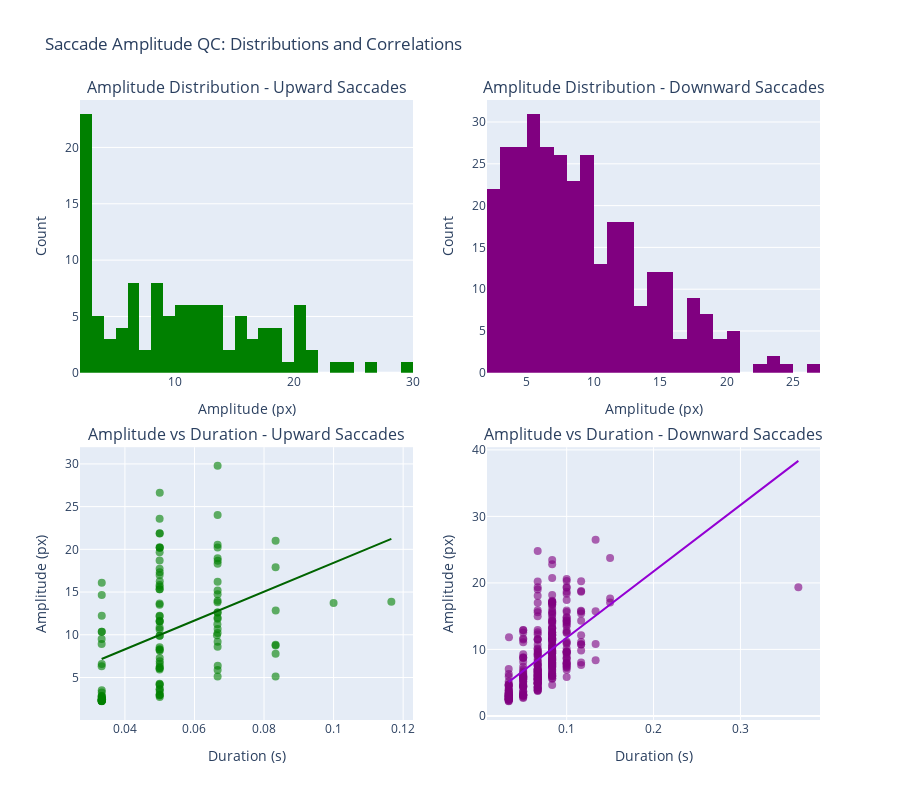

Notebook cell for this chart:
### Code cell
# SACCADE AMPLITUDE QC VISUALIZATION
#-------------------------------------------------------------------------------
# 1. Distribution of saccade amplitudes
# 2. Correlation between saccade amplitude and duration

from plotly.subplots import make_subplots

fig_qc = make_subplots(
    rows=2, cols=2,
    subplot_titles=(
        'Amplitude Distribution - Upward Saccades', 
        'Amplitude Distribution - Downward Saccades',
        'Amplitude vs Duration - Upward Saccades',
        'Amplitude vs Duration - Downward Saccades'
    ),
    vertical_spacing=0.12,
    horizontal_spacing=0.1
)

# 1. Amplitude distributions
if len(upward_saccades_df) > 0:
    # Histogram for upward saccades
    fig_qc.add_trace(
        go.Histogram(
            x=upward_saccades_df['amplitude'],
            nbinsx=30,
            name='Upward',
            marker_color='green',
            showlegend=False
        ),
        row=1, col=1
    )
    
    # Scatter plot for upward saccades
    fig_qc.add_trace(
        go.Scatter(
            x=upward_saccades_df['duration'],
            y=upward_saccades_df['amplitude'],
            mode='markers',
            name='Upward',
            marker=dict(color='green', size=8, opacity=0.6),
            showlegend=False
        ),
        row=2, col=1
    )
    
    # Add correlation line for upward saccades
    corr_up = upward_saccades_df[['amplitude', 'duration']].corr().iloc[0, 1]
    z_up = np.polyfit(upward_saccades_df['duration'], upward_saccades_df['amplitude'], 1)
    p_up = np.poly1d(z_up)
    fig_qc.add_trace(
        go.Scatter(
            x=upward_saccades_df['duration'],
            y=p_up(upward_saccades_df['duration']),
            mode='lines',
            name=f'R={corr_up:.2f}',
            line=dict(color='darkgreen', width=2),
            showlegend=False
        ),
        row=2, col=1
    )

if len(downward_saccades_df) > 0:
    # Histogram for downward saccades
    fig_qc.add_trace(
        go.Histogram(
            x=downward_saccades_df['amplitude'],
            nbinsx=30,
            name='Downward',
            marker_color='purple',
            showlegend=False
        ),
        row=1, col=2
    )
    
    # Scatter plot for downward saccades
    fig_qc.add_trace(
        go.Scatter(
            x=downward_saccades_df['duration'],
            y=downward_saccades_df['amplitude'],
            mode='markers',
            name='Downward',
            marker=dict(color='purple', size=8, opacity=0.6),
            showlegend=False
        ),
        row=2, col=2
    )
    
    # Add correlation line for downward saccades
    corr_down = downward_saccades_df[['amplitude', 'duration']].corr().iloc[0, 1]
    z_down = np.polyfit(downward_saccades_df['duration'], downward_saccades_df['amplitude'], 1)
    p_down = np.poly1d(z_down)
    fig_qc.add_trace(
        go.Scatter(
            x=downward_saccades_df['duration'],
            y=p_down(downward_saccades_df['duration']),
            mode='lines',
            name=f'R={corr_down:.2f}',
            line=dict(color='darkviolet', width=2),
            showlegend=False
        ),
        row=2, col=2
    )

# Update layout
fig_qc.update_layout(
    title_text='Saccade Amplitude QC: Distributions and Correlations',
    height=800,
    showlegend=False
)

# Update axes labels
fig_qc.update_xaxes(title_text="Amplitude (px)", row=1, col=1)
fig_qc.update_xaxes(title_text="Amplitude (px)", row=1, col=2)
fig_qc.update_xaxes(title_text="Duration (s)", row=2, col=1)
fig_qc.update_xaxes(title_text="Duration (s)", row=2, col=2)
fig_qc.update_yaxes(title_text="Count", row=1, col=1)
fig_qc.update_yaxes(title_text="Count", row=1, col=2)
fig_qc.update_yaxes(title_text="Amplitude (px)", row=2, col=1)
fig_qc.update_yaxes(title_text="Amplitude (px)", row=2, col=2)

fig_qc.show()

# Print correlation statistics
print("\n=== SACCADE AMPLITUDE-DURATION CORRELATION ===\n")
if len(upward_saccades) > 0:
    print(f"Upward saccades (n={len(upward_saccades)}):")
    print(f"  Correlation (amplitude vs duration): {corr_up:.3f}")
    print(f"  Mean amplitude: {upward_saccades_df['amplitude'].mean():.2f} px")
    print(f"  Mean duration: {upward_saccades_df['duration'].mean():.3f} s")
    print(f"  Amp range: {upward_saccades_df['amplitude'].min():.2f} - {upward_saccades_df['amplitude'].max():.2f} px")

if len(downward_saccades) > 0:
    print(f"\nDownward saccades (n={len(downward_saccades)}):")
    print(f"  Correlation (amplitude vs duration): {corr_down:.3f}")
    print(f"  Mean amplitude: {downward_saccades_df['amplitude'].mean():.2f} px")
    print(f"  Mean duration: {downward_saccades_df['duration'].mean():.3f} s")
    print(f"  Amp range: {downward_saccades_df['amplitude'].min():.2f} - {downward_saccades_df['amplitude'].max():.2f} px")

### Figure 1 — Plotly figure (JSON) as saved in the notebook; plotly's stock layout.template omitted (floating-point values rounded to 4 significant figures; data arrays with more than 128 entries replaced by an {"elided": "..."} marker saying what was removed)
{"data": [{"marker": {"color": "green"}, "name": "Upward", "nbinsx": 30, "showlegend": false, "type": "histogram", "x": [2.241, 6.081, 16.22, 17.89, 2.421, 5.11, 3.328, 4.108, 2.618, 5.923, 3.243, 2.756, 9.894, 13.51, 15.63, 11.54, 11.98, 12.22, 11.23, 26.62, 2.361, 8.595, 20.19, 2.271, 14.66, 17.31, 16.09, 15.18, 29.77, 11.88, 10.86, 8.844, 8.13, 16.27, 9.176, 14.74, 15.83, 17.01, 24.01, 18.68, 13.66, 15.32, 12.85, 6.32, 20.53, 4.219, 4.273, 2.205, 3.63, 2.838, 20.26, 20.21, 2.238, 23.58, 17.72, 10.34, 6.277, 2.988, 12.23, 20.17, 3.515, 13.87, 5.863, 11.63, 18.95, 2.273, 9.493, 2.888, 2.245, 2.986, 19.66, 6.898, 10.2, 11.59, 12.6, 2.358, 3.632, 13.72, 21.86, 2.495, 20.99, 8.529, 18.65, 6.581, 8.259, 2.44, 13.8, 7.783, 5.108, 6.386, 8.303, 8.734, 7.293, 10.67, 2.724, 8.921, 9.938, 18.32, 2.445, 12.16, 2.827, 6.609, 2.626, 12.62, 6.11, 2.446, 13.99, 10.62, 10.35, 2.275, 21.87, 9.887, 15.32], "xaxis": "x", "yaxis": "y"}, {"marker": {"color": "green", "opacity": 0.6, "size": 8}, "mode": "markers", "name": "Upward", "showlegend": false, "type": "scatter", "x": [0.03334, 0.04998, 0.06666, 0.08333, 0.03334, 0.06666, 0.05002, 0.05002, 0.03334, 0.04998, 0.03334, 0.03334, 0.05002, 0.04998, 0.04998, 0.04998, 0.06666, 0.04998, 0.06659, 0.05002, 0.03334, 0.06666, 0.05002, 0.03334, 0.03334, 0.05002, 0.03334, 0.06666, 0.06666, 0.06666, 0.04998, 0.08333, 0.05002, 0.05002, 0.06666, 0.06666, 0.04998, 0.04998, 0.06666, 0.04998, 0.04998, 0.04998, 0.08336, 0.03331, 0.06666, 0.04998, 0.04998, 0.03334, 0.05002, 0.03331, 0.04998, 0.06666, 0.03331, 0.04998, 0.04998, 0.03334, 0.05002, 0.05002, 0.03334, 0.05002, 0.03334, 0.1166, 0.06666, 0.04998, 0.06666, 0.03334, 0.03331, 0.04998, 0.03331, 0.04998, 0.04998, 0.05002, 0.06666, 0.05002, 0.06666, 0.03334, 0.04998, 0.1, 0.04998, 0.03334, 0.08333, 0.04998, 0.06669, 0.03334, 0.04998, 0.03334, 0.06662, 0.08333, 0.08333, 0.06669, 0.04998, 0.08333, 0.05002, 0.06666, 0.05002, 0.03331, 0.06646, 0.06666, 0.03334, 0.04998, 0.03334, 0.05002, 0.03334, 0.06666, 0.04998, 0.03344, 0.06666, 0.04998, 0.03334, 0.03331, 0.05002, 0.04998, 0.04998], "xaxis": "x3", "y": [2.241, 6.081, 16.22, 17.89, 2.421, 5.11, 3.328, 4.108, 2.618, 5.923, 3.243, 2.756, 9.894, 13.51, 15.63, 11.54, 11.98, 12.22, 11.23, 26.62, 2.361, 8.595, 20.19, 2.271, 14.66, 17.31, 16.09, 15.18, 29.77, 11.88, 10.86, 8.844, 8.13, 16.27, 9.176, 14.74, 15.83, 17.01, 24.01, 18.68, 13.66, 15.32, 12.85, 6.32, 20.53, 4.219, 4.273, 2.205, 3.63, 2.838, 20.26, 20.21, 2.238, 23.58, 17.72, 10.34, 6.277, 2.988, 12.23, 20.17, 3.515, 13.87, 5.863, 11.63, 18.95, 2.273, 9.493, 2.888, 2.245, 2.986, 19.66, 6.898, 10.2, 11.59, 12.6, 2.358, 3.632, 13.72, 21.86, 2.495, 20.99, 8.529, 18.65, 6.581, 8.259, 2.44, 13.8, 7.783, 5.108, 6.386, 8.303, 8.734, 7.293, 10.67, 2.724, 8.921, 9.938, 18.32, 2.445, 12.16, 2.827, 6.609, 2.626, 12.62, 6.11, 2.446, 13.99, 10.62, 10.35, 2.275, 21.87, 9.887, 15.32], "yaxis": "y3"}, {"line": {"color": "darkgreen", "width": 2}, "mode": "lines", "name": "R=0.42", "showlegend": false, "type": "scatter", "x": [0.03334, 0.04998, 0.06666, 0.08333, 0.03334, 0.06666, 0.05002, 0.05002, 0.03334, 0.04998, 0.03334, 0.03334, 0.05002, 0.04998, 0.04998, 0.04998, 0.06666, 0.04998, 0.06659, 0.05002, 0.03334, 0.06666, 0.05002, 0.03334, 0.03334, 0.05002, 0.03334, 0.06666, 0.06666, 0.06666, 0.04998, 0.08333, 0.05002, 0.05002, 0.06666, 0.06666, 0.04998, 0.04998, 0.06666, 0.04998, 0.04998, 0.04998, 0.08336, 0.03331, 0.06666, 0.04998, 0.04998, 0.03334, 0.05002, 0.03331, 0.04998, 0.06666, 0.03331, 0.04998, 0.04998, 0.03334, 0.05002, 0.05002, 0.03334, 0.05002, 0.03334, 0.1166, 0.06666, 0.04998, 0.06666, 0.03334, 0.03331, 0.04998, 0.03331, 0.04998, 0.04998, 0.05002, 0.06666, 0.05002, 0.06666, 0.03334, 0.04998, 0.1, 0.04998, 0.03334, 0.08333, 0.04998, 0.06669, 0.03334, 0.04998, 0.03334, 0.06662, 0.08333, 0.08333, 0.06669, 0.04998, 0.08333, 0.05002, 0.06666, 0.05002, 0.03331, 0.06646, 0.06666, 0.03334, 0.04998, 0.03334, 0.05002, 0.03334, 0.06666, 0.04998, 0.03344, 0.06666, 0.04998, 0.03334, 0.03331, 0.05002, 0.04998, 0.04998], "xaxis": "x3", "y": [7.167, 9.977, 12.79, 15.61, 7.167, 12.79, 9.982, 9.982, 7.167, 9.977, 7.167, 7.167, 9.982, 9.977, 9.977, 9.977, 12.79, 9.977, 12.78, 9.982, 7.167, 12.79, 9.982, 7.167, 7.167, 9.982, 7.167, 12.79, 12.79, 12.79, 9.977, 15.61, 9.982, 9.982, 12.79, 12.79, 9.977, 9.977, 12.79, 9.977, 9.977, 9.977, 15.61, 7.161, 12.79, 9.977, 9.977, 7.167, 9.982, 7.161, 9.977, 12.79, 7.161, 9.977, 9.977, 7.167, 9.982, 9.982, 7.167, 9.982, 7.167, 21.23, 12.79, 9.977, 12.79, 7.167, 7.161, 9.977, 7.161, 9.977, 9.977, 9.982, 12.79, 9.982, 12.79, 7.167, 9.977, 18.42, 9.977, 7.167, 15.61, 9.977, 12.8, 7.167, 9.977, 7.167, 12.79, 15.61, 15.61, 12.8, 9.977, 15.61, 9.982, 12.79, 9.982, 7.161, 12.76, 12.79, 7.167, 9.977, 7.167, 9.982, 7.167, 12.79, 9.977, 7.183, 12.79, 9.977, 7.167, 7.161, 9.982, 9.977, 9.977], "yaxis": "y3"}, {"marker": {"color": "purple"}, "name": "Downward", "nbinsx": 30, "showlegend": false, "type": "histogram", "x": {"elided": "324 float values"}, "xaxis": "x2", "yaxis": "y2"}, {"marker": {"color": "purple", "opacity": 0.6, "size": 8}, "mode": "markers", "name": "Downward", "showlegend": false, "type": "scatter", "x": {"elided": "324 float values"}, "xaxis": "x4", "y": {"elided": "324 float values"}, "yaxis": "y4"}, {"line": {"color": "darkviolet", "width": 2}, "mode": "lines", "name": "R=0.59", "showlegend": false, "type": "scatter", "x": {"elided": "324 float values"}, "xaxis": "x4", "y": {"elided": "324 float values"}, "yaxis": "y4"}], "layout": {"annotations": [{"font": {"size": 16}, "showarrow": false, "text": "Amplitude Distribution - Upward Saccades", "x": 0.225, "xanchor": "center", "xref": "paper", "y": 1, "yanchor": "bottom", "yref": "paper"}, {"font": {"size": 16}, "showarrow": false, "text": "Amplitude Distribution - Downward Saccades", "x": 0.775, "xanchor": "center", "xref": "paper", "y": 1, "yanchor": "bottom", "yref": "paper"}, {"font": {"size": 16}, "showarrow": false, "text": "Amplitude vs Duration - Upward Saccades", "x": 0.225, "xanchor": "center", "xref": "paper", "y": 0.44, "yanchor": "bottom", "yref": "paper"}, {"font": {"size": 16}, "showarrow": false, "text": "Amplitude vs Duration - Downward Saccades", "x": 0.775, "xanchor": "center", "xref": "paper", "y": 0.44, "yanchor": "bottom", "yref": "paper"}], "height": 800, "showlegend": false, "title": {"text": "Saccade Amplitude QC: Distributions and Correlations"}, "xaxis": {"anchor": "y", "domain": [0, 0.45], "title": {"text": "Amplitude (px)"}}, "xaxis2": {"anchor": "y2", "domain": [0.55, 1], "title": {"text": "Amplitude (px)"}}, "xaxis3": {"anchor": "y3", "domain": [0, 0.45], "title": {"text": "Duration (s)"}}, "xaxis4": {"anchor": "y4", "domain": [0.55, 1], "title": {"text": "Duration (s)"}}, "yaxis": {"anchor": "x", "domain": [0.56, 1], "title": {"text": "Count"}}, "yaxis2": {"anchor": "x2", "domain": [0.56, 1], "title": {"text": "Count"}}, "yaxis3": {"anchor": "x3", "domain": [0, 0.44], "title": {"text": "Amplitude (px)"}}, "yaxis4": {"anchor": "x4", "domain": [0, 0.44], "title": {"text": "Amplitude (px)"}}}}
